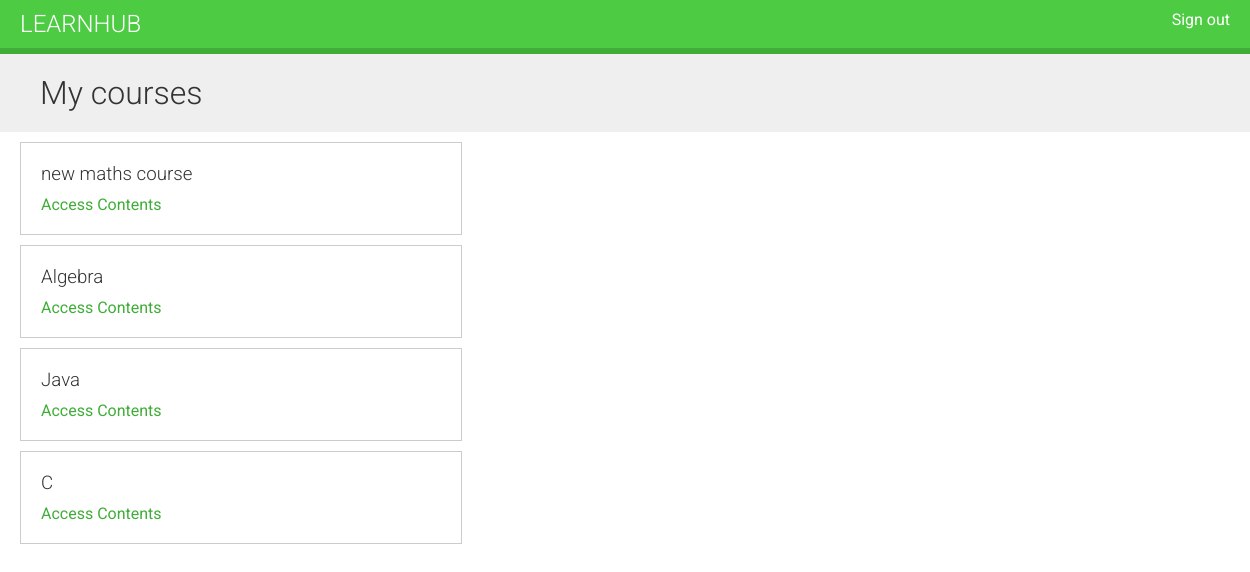
The page /students/courses/ (signed in) on the database its author committed.
### courses/models.py (models this page shows, shortened)
class Course(models.Model):
    owner = models.ForeignKey(User, related_name='courses_created', on_delete=models.CASCADE)
    subject = models.ForeignKey(Subject, related_name='courses', on_delete=models.CASCADE)
    title = models.CharField(max_length=200)
    slug = models.SlugField(max_length=200, unique=True)
    overview = models.TextField()
    created = models.DateTimeField(auto_now_add=True)
    students = models.ManyToManyField(User,related_name='courses_joined',blank=True)
    class Meta:
        ordering = ['-created']

### students/views.py (the view)
# urls.py: path('courses/',views.StudentCourseListView.as_view(),name='student_course_list'),
class StudentCourseListView(LoginRequiredMixin,ListView):
    model = Course
    template_name = 'students/course/list.html'
    def get_queryset(self):
        qs = super(StudentCourseListView, self).get_queryset()
        return qs.filter(students__in=[self.request.user])

### students/templates/students/course/list.html (shortened to what this page needs)
{% extends "base.html"%}
{% block content %}
    <h1>My courses</h1>
    <div class="module">
        {% for course in object_list %}
            <div class="course-info">
                <h3>{{course.title}}</h3>
                <p><a href="{% url 'student_course_detail' course.id %}">Access Contents</a></p>
            </div>
        {% empty %}
            <p>
                You are not enrolled in any courses yet.
                <a href="{% url 'course_list' %}">Browse Courses</a>
            </p>
        {% endfor%}
    </div>
{% endblock%}

### courses/static/css/base.css (style rules this page uses)
body { margin:0; font-family:'Roboto', sans-serif; font-weight:400; color:#333; }
a { color:#3fad37; text-decoration:none; }
h1, h2, h3, h4, h5, h6 { font-family:'Roboto', sans-serif; font-weight:300; }
h1 { background:#efefef; width:100%; overflow:auto; padding:20px 0 20px 40px; margin:0; }
.module { padding:10px 20px; float:left; width:600px; }
.module h3 { margin:20px 0 0; padding:0; width:100%; }
.module p { margin:10px 0 20px; width:100%; float:left; }
.course-info { border:1px solid #ccc; padding:0 20px; margin-bottom:10px; width:400px; overflow:auto; }
.course-info a { margin-right:10px; }

### rows shown on the page
Course: title "new maths course"
Course: title "Algebra"
Course: title "Java"
Course: title "C"
